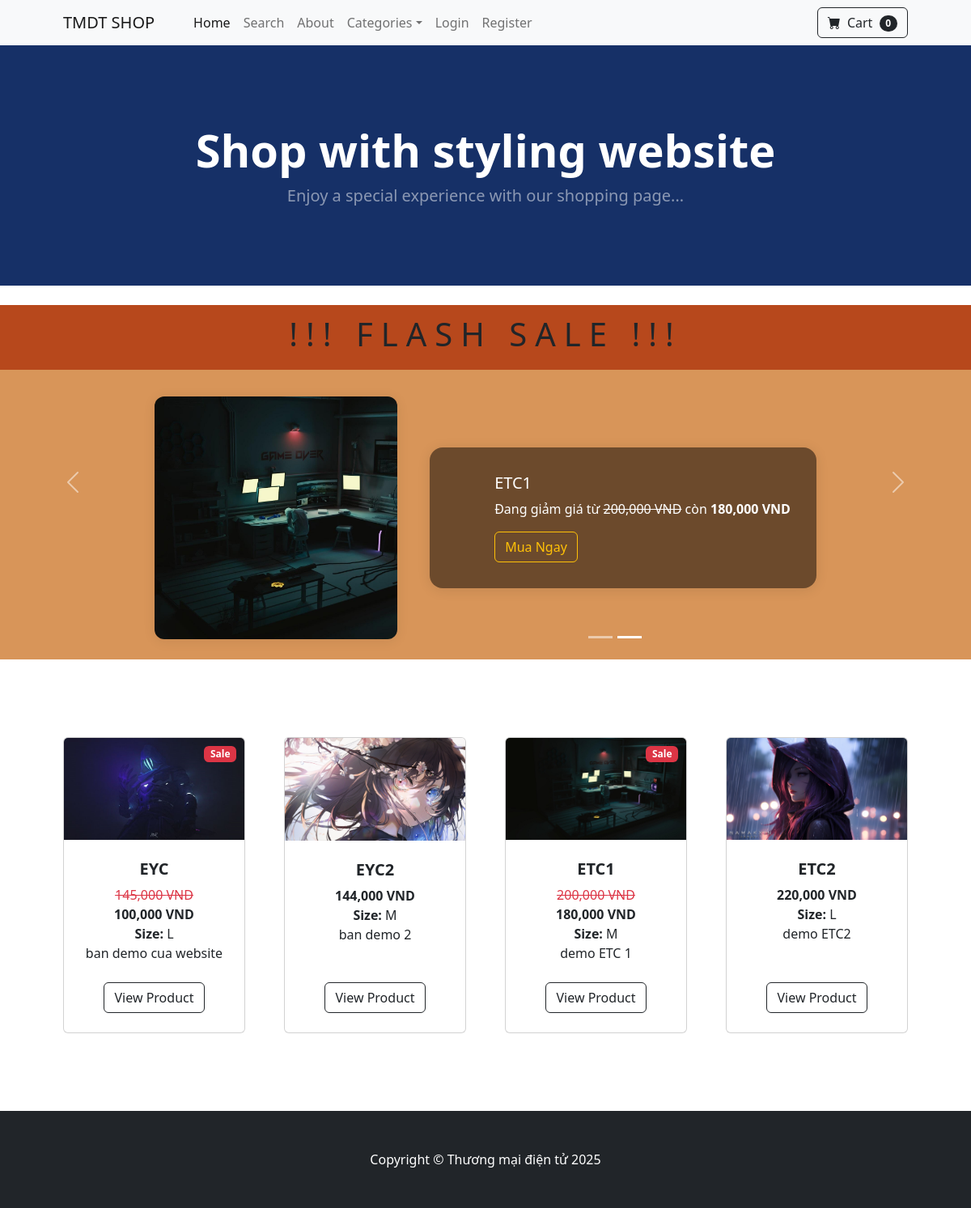
The page / on the database its author committed.
### store/models.py (models this page shows, shortened)
class Product(models.Model):
    name=models.CharField(max_length=100)
    price=models.DecimalField(default=0, decimal_places=0, max_digits=10)
    category=models.ForeignKey(Category, on_delete=models.CASCADE, default=1)
    size=models.CharField(max_length=50)
    description=models.CharField(max_length=250, default='', blank=True, null=True)
    image=models.ImageField(upload_to='uploads/product/')
    is_sale=models.BooleanField(default=False)
    sale_price=models.DecimalField(default=0, decimal_places=0, max_digits=10)
    @property
    def price_commas(self):
        return f"{self.price:,}"
    def sale_price_commas(self):
        return f"{self.sale_price:,}"

### store/views.py (the view)
# urls.py: path('', views.home, name='home'),
def home(request):
    products = Product.objects.all()
    sale_products = Product.objects.filter(is_sale=True)[:5]
    return render(request, 'home.html', {'products':products, 'sale_products':sale_products})

### cart/cart.py (called while the page is built)
    def __len__(self):
        return len(self.cart)

### cart/context_processors.py (called while the page is built)
def cart(request):
    return {'cart':Cart(request)}

### store/templates/home.html (shortened to what this page needs)
{% extends 'base.html' %}
{% block content %}
<header class="py-5" style="background-color: #163067;">
    <div class="container px-4 px-lg-5 my-5">
        <div class="text-center text-white">
            <h1 class="display-4 fw-bolder">Shop with styling website</h1>
            <p class="lead fw-normal text-white-50 mb-0">Enjoy a special experience with our shopping page...</p>
        </div>
    </div>
</header>
<br>
<div id="saleCarousel" class="carousel slide" data-bs-ride="carousel" data-bs-wrap="true" data-bs-interval="2000" style="background-color: #D89559;">
    <div class="flash-sale-title text-center">
        <h1>!!!  FLASH SALE  !!!</h1>
    </div>
    <div class="carousel-indicators" style="padding-left: 20em;">
        {% for product in sale_products %}
            <button type="button" data-bs-target="#saleCarousel" data-bs-slide-to="{{ forloop.counter0 }}" {% if forloop.first %}class="active" aria-current="true"{% endif %} aria-label="Slide {{ forloop.counter }}"></button>
        {% endfor %}
    </div>
    <div class="carousel-inner">
        {% for product in sale_products %}
            <div class="carousel-item {% if forloop.first %}active{% endif %}">
                <div class="d-flex justify-content-center align-items-center" style="min-height: 350px; position: relative;">
                    <div style="width: 300px; height: 300px; flex-shrink: 0; display: flex; align-items: center; justify-content: center; z-index: 1;">
                        <img src="{{ product.image.url }}" alt="{{ product.name }}" style="width: 300px; height: 300px; object-fit: cover; border-radius: 12px; box-shadow: 0 2px 16px rgba(0,0,0,0.08);">
                    </div>
                    <div style="min-width: 320px; max-width: 500px; margin-left: 40px; background: rgba(0,0,0,0.5); border-radius: 16px; color: #fff; padding: 32px 32px 32px 80px; position: relative; z-index: 2; box-shadow: 0 2px 16px rgba(0,0,0,0.10);">
                        <h5>{{ product.name }}</h5>
                        <p>Đang giảm giá từ <del>{{ product.price_commas }} VND</del> còn <strong>{{ product.sale_price_commas }} VND</strong></p>
                        <a href="{% url 'product' product.id %}" class="btn btn-outline-warning">Mua Ngay</a>
                    </div>
                </div>
            </div>
        {% endfor %}
  </div>
  <button class="carousel-control-prev" type="button" data-bs-target="#saleCarousel" data-bs-slide="prev">
    <span class="carousel-control-prev-icon" aria-hidden="true"></span>
  </button>
  <button class="carousel-control-next" type="button" data-bs-target="#saleCarousel" data-bs-slide="next">
    <span class="carousel-control-next-icon" aria-hidden="true"></span>
  </button>
</div>
<section class="py-5">
    <div class="container px-4 px-lg-5 mt-5">
        <div class="row gx-4 gx-lg-5 row-cols-2 row-cols-md-3 row-cols-xl-4 justify-content-center">
            {% for product in products %}
                {% if product.is_sale %}
                    <div class="col mb-5">
                        <div class="card h-100">
                                <div class="badge bg-danger text-white position-absolute" style="top: 0.6rem; right: 0.6rem">Sale</div>
                            <img class="card-img-top" src="{{ product.image.url}}" alt="..." />
                            <div class="card-body p-4">
                                <div class="text-center">
                                    <h5 class="fw-bolder">{{ product.name}}</h5>
                                        <strike class="text-danger">
                                        {{ product.price_commas}} VND
                                        </strike>
                                    <br>
                                    <b>{{ product.sale_price_commas }} VND</b>
                                    <br>
                                    <b>Size:</b> {{ product.size}}
                                    <br>
                                    {{product.description}}
                                </div>
                            </div>
                            <div class="card-footer p-4 pt-0 border-top-0 bg-transparent">
                                <div class="text-center"><a class="btn btn-outline-dark mt-auto" href="{% url 'product' product.id %}">View Product</a></div>
                            </div>
                        </div>
                    </div>
                {% else %}
            <div class="col mb-5">
                <div class="card h-100">
                    <img class="card-img-top" src="{{ product.image.url}}" alt="..." />
                    <div class="card-body p-4">
                        <div class="text-center">
                            <h5 class="fw-bolder">{{ product.name}}</h5>
                                <b>{{ product.price_commas }} VND</b>
                            <br>
                            <b>Size:</b> {{ product.size}}
                            <br>
                                {{product.description}}
                        </div>
                    </div>
                    <div class="card-footer p-4 pt-0 border-top-0 bg-transparent">
                        <div class="text-center"><a class="btn btn-outline-dark mt-auto" href="{% url 'product' product.id %}">View Product</a></div>
                    </div>
                </div>
            </div>
                {% endif %}
            {% endfor %}
        </div>
    </div>
</section>
{% endblock %}

### store/templates/base.html (shortened to what this page needs)
{%load static%}
<!DOCTYPE html>
<html lang="en">
    <head>
        <link href="https://cdn.jsdelivr.net/npm/bootstrap-icons@1.5.0/font/bootstrap-icons.css" rel="stylesheet" />
        <link href="{% static 'css/styles.css' %}" rel="stylesheet" />
    </head>
    <body>
            {% include 'navbar.html' %}
            {% block content %}
            {% endblock %}
        <footer class="py-5 bg-dark">
            <div class="container"><p class="m-0 text-center text-white">Copyright &copy; Thương mại điện tử 2025</p></div>
        </footer>
    </body>
</html>

### store/templates/navbar.html (shortened to what this page needs)
<nav class="navbar navbar-expand-lg navbar-light bg-light">
    <div class="container px-4 px-lg-5">
        <a class="navbar-brand" href="{% url 'home' %}">TMDT SHOP</a>
        <div class="collapse navbar-collapse" id="navbarSupportedContent">
            <ul class="navbar-nav me-auto mb-2 mb-lg-0 ms-lg-4">
                <li class="nav-item"><a class="nav-link active" aria-current="page" href="{% url 'home' %}">Home</a></li>
                <li class="nav-item"><a class="nav-link" href="{% url 'search' %}">Search</a></li>
                <li class="nav-item"><a class="nav-link" href="{% url 'about' %}">About</a></li>
                <li class="nav-item dropdown">
                    <a class="nav-link dropdown-toggle" id="navbarDropdown" href="#" role="button" data-bs-toggle="dropdown" aria-expanded="false">Categories</a>
                </li>
    {% if user.is_authenticated%}
        <li class="nav-item dropdown">
                    <a class="nav-link dropdown-toggle" id="navbarDropdown" href="#" role="button" data-bs-toggle="dropdown" aria-expanded="false">Profile</a>
                    <ul class="dropdown-menu" aria-labelledby="navbarDropdown">
                        <li><a class="dropdown-item" href="{% url 'update_user' %}">User Profile</a></li>
                        <li><a class="dropdown-item" href="{% url 'update_info' %}">User Info</a></li>
                    </ul>
            </li>
        {% if user.is_superuser %}
        <li class="nav-item dropdown">
                    <a class="nav-link dropdown-toggle" id="navbarDropdown" href="#" role="button" data-bs-toggle="dropdown" aria-expanded="false">Orders</a>
                    <ul class="dropdown-menu" aria-labelledby="navbarDropdown">
                        <li><a class="dropdown-item" href="{% url 'shipped_dash' %}">Shipped Orders</a></li>
                        <li><a class="dropdown-item" href="{% url 'not_shipped_dash' %}">Un-Shipped Orders</a></li>
                    </ul>
            </li>
        {% endif %}
        <li class="nav-item"><a class="nav-link" href="{% url 'logout' %}">Logout</a></li>
    {% else %}
        <li class="nav-item"><a class="nav-link" href="{% url 'login' %}">Login</a></li>
        <li class="nav-item"><a class="nav-link" href="{% url 'register' %}">Register</a></li>
    {% endif %}
            </ul>
            <form class="d-flex">
                <a href="{% url 'cart_summary' %}" class="btn btn-outline-dark"><i class="bi-cart-fill me-1"></i>
                    Cart
                    <span class="badge bg-dark text-white ms-1 rounded-pill" id="cart_quantity">{{cart|length}}</span>
                </a>
            </form>
        </div>
    </div>
</nav>

### store/templates/home.html (style rules this page uses)
.flash-sale-title { animation: flash-sale-blink 1.2s linear infinite; font-weight: bolder; font-size: larger; letter-spacing: 10px; background: #B7481C; padding: 12px 0 12px 0; margin-bottom: 0.5rem; }

### rows shown on the page
Product: image (picture), name "EYC", price_commas "145,000", sale_price_commas "100,000", size "L", description "ban demo cua website"
Product: image (picture), name "ETC1", price_commas "200,000", sale_price_commas "180,000", size "M", description "demo ETC 1"
Product: image (picture), name "EYC2", price_commas "144,000", size "M", description "ban demo 2"
Product: image (picture), name "ETC2", price_commas "220,000", size "L", description "demo ETC2"

### other values the page prints
{{ cart|length }} "0"
